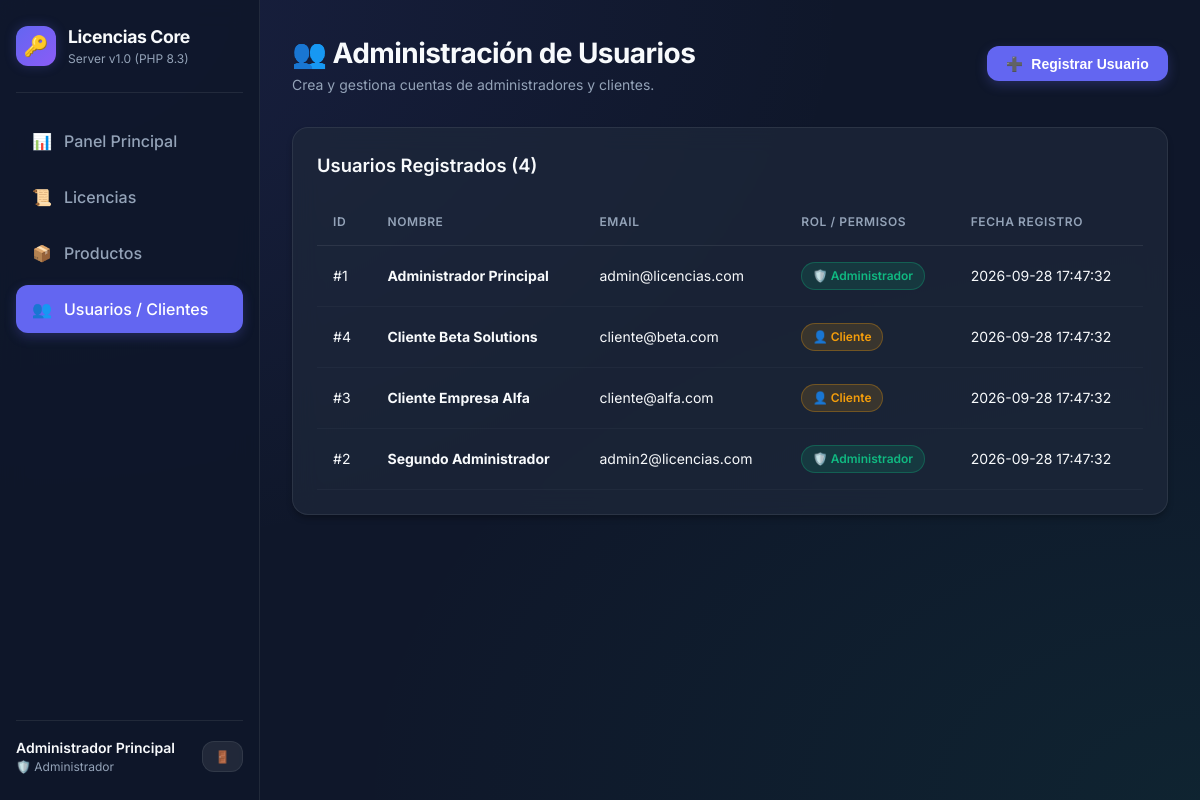
The page /clients.php (signed in) on the database its author committed.
### tables this page shows
CREATE TABLE IF NOT EXISTS `users` (
  `id` INT AUTO_INCREMENT PRIMARY KEY,
  `name` VARCHAR(100) NOT NULL,
  `email` VARCHAR(150) NOT NULL UNIQUE,
  `password` VARCHAR(255) NOT NULL,
  `role` ENUM('admin', 'client') NOT NULL DEFAULT 'client',
  `created_at` DATETIME DEFAULT CURRENT_TIMESTAMP
);

### config/database.php (called while the page is built, shortened)
<?php
return [
    'host' => '127.0.0.1',
    'port' => '3306',
    'dbname' => 'licencias_db',
    'charset' => 'utf8mb4',
    'username' => 'root',
    'password' => '',
    'options' => [
        PDO::ATTR_ERRMODE => PDO::ERRMODE_EXCEPTION,
        PDO::ATTR_DEFAULT_FETCH_MODE => PDO::FETCH_ASSOC,
        PDO::ATTR_EMULATE_PREPARES => false,
    ],
];

### src/Database.php (called while the page is built, shortened)
<?php
class Database {
    private static ?PDO $instance = null;
    public static function getConnection(): PDO {
        if (self::$instance === null) {
            $config = require __DIR__ . '/../config/database.php';
            $dsnWithoutDb = "mysql:host={$config['host']};port={$config['port']};charset={$config['charset']}";
            try {
                $pdo = new PDO($dsnWithoutDb, $config['username'], $config['password'], $config['options']);
                $pdo->exec("CREATE DATABASE IF NOT EXISTS `{$config['dbname']}` DEFAULT CHARACTER SET utf8mb4 COLLATE utf8mb4_unicode_ci;");
                $pdo->exec("USE `{$config['dbname']}`;");
                $tablesQuery = $pdo->query("SHOW TABLES LIKE 'users'");
                self::$instance = $pdo;
            } catch (PDOException $e) {
                die("Error de conexión a la Base de Datos: " . $e->getMessage() .
                    "<br><br>Por favor verifica que MySQL esté iniciado en XAMPP y los datos en config/database.php sean correctos.");
            }
        }
        return self::$instance;
    }
}

### src/LicenseManager.php (called while the page is built, shortened)
<?php
require_once __DIR__ . '/Database.php';
class LicenseManager {
    private PDO $db;
    public function __construct() {
        $this->db = Database::getConnection();
    }
    public function getAllClients(): array {
        $stmt = $this->db->query("SELECT id, name, email, role, created_at FROM users ORDER BY name ASC");
        return $stmt->fetchAll();
    }
}

### config/app.php (called while the page is built, shortened)
<?php
function sanitize(string $data): string {
    return htmlspecialchars(trim($data), ENT_QUOTES, 'UTF-8');
}

### clients.php (the view, shortened to what this page needs)
<?php
require_once __DIR__ . '/includes/header.php';
require_once __DIR__ . '/includes/sidebar.php';
require_once __DIR__ . '/src/LicenseManager.php';
$manager = new LicenseManager();
$users = $manager->getAllClients();
?>
<main class="main-content">
    <div class="header-bar">
        <div>
            <h1 class="page-title">👥 Administración de Usuarios</h1>
            <p class="page-desc">Crea y gestiona cuentas de administradores y clientes.</p>
        </div>
        <button class="btn btn-primary" data-modal-target="modal-new-user">
            <span>➕</span> Registrar Usuario
        </button>
    </div>
    <div class="card">
        <div class="card-header">
            <h2 class="card-title">Usuarios Registrados (<?php echo count($users); ?>)</h2>
        </div>
        <div class="table-container">
            <table class="table">
                <thead>
                    <tr>
                        <th>ID</th>
                        <th>Nombre</th>
                        <th>Email</th>
                        <th>Rol / Permisos</th>
                        <th>Fecha Registro</th>
                    </tr>
                </thead>
                <tbody>
                    <?php foreach ($users as $u): ?>
                        <tr>
                            <td>#<?php echo $u['id']; ?></td>
                            <td><strong><?php echo sanitize($u['name']); ?></strong></td>
                            <td><?php echo sanitize($u['email']); ?></td>
                            <td>
                                <?php if ($u['role'] === 'admin'): ?>
                                    <span class="badge badge-active">🛡️ Administrador</span>
                                <?php else: ?>
                                    <span class="badge badge-warning">👤 Cliente</span>
                                <?php endif; ?>
                            </td>
                            <td><?php echo $u['created_at']; ?></td>
                        </tr>
                    <?php endforeach; ?>
                </tbody>
            </table>
        </div>
    </div>
</main>
<?php require_once __DIR__ . '/includes/footer.php'; ?>

### assets/css/style.css (style rules this page uses)
:root { --bg-dark: #0f172a; --bg-card: rgba(30, 41, 59, 0.7); --bg-card-border: rgba(255, 255, 255, 0.08); --bg-hover: rgba(255, 255, 255, 0.05); --accent-primary: #6366f1; --accent-primary-hover: #4f46e5; --accent-glow: rgba(99, 102, 241, 0.25); --accent-success: #10b981; --accent-success-bg: rgba(16, 185, 129, 0.15); --accent-warning: #f59e0b; --accent-warning-bg: rgba(245, 158, 11, 0.15); --accent-danger: #ef4444; --accent-danger-bg: rgba(239, 68, 68, 0.15); --text-main: #f8fafc; --text-muted: #94a3b8; --text-dim: #64748b; --radius-sm: 8px; --radius-md: 12px; --radius-lg: 16px; --radius-full: 9999px; --shadow-sm: 0 4px 6px -1px rgba(0, 0, 0, 0.3); --shadow-lg: 0 10px 25px -5px rgba(0, 0, 0, 0.5), 0 0 15px var(--accent-glow); --backdrop-blur: blur(12px); --transition: all 0.25s cubic-bezier(0.4, 0, 0.2, 1); }
* { box-sizing: border-box; margin: 0; padding: 0; }
body { font-family: 'Inter', system-ui, -apple-system, sans-serif; background-color: var(--bg-dark); background-image: radial-gradient(at 0% 0%, rgba(99, 102, 241, 0.12) 0px, transparent 50%), radial-gradient(at 100% 100%, rgba(16, 185, 129, 0.08) 0px, transparent 50%); color: var(--text-main); min-height: 100vh; display: flex; flex-direction: column; line-height: 1.5; }
.main-content { flex: 1; padding: 2rem; overflow-y: auto; }
.header-bar { display: flex; justify-content: space-between; align-items: center; margin-bottom: 2rem; }
.page-title { font-size: 1.75rem; font-weight: 700; letter-spacing: -0.02em; }
.page-desc { font-size: 0.875rem; color: var(--text-muted); }
.card { background: var(--bg-card); border: 1px solid var(--bg-card-border); border-radius: var(--radius-lg); padding: 1.5rem; backdrop-filter: var(--backdrop-blur); margin-bottom: 2rem; box-shadow: var(--shadow-sm); }
.card-header { display: flex; justify-content: space-between; align-items: center; margin-bottom: 1.25rem; }
.card-title { font-size: 1.15rem; font-weight: 600; }
.table-container { width: 100%; overflow-x: auto; }
.table { width: 100%; border-collapse: collapse; text-align: left; }
.table th { padding: 0.85rem 1rem; font-size: 0.75rem; font-weight: 600; text-transform: uppercase; letter-spacing: 0.05em; color: var(--text-muted); border-bottom: 1px solid var(--bg-card-border); }
.table td { padding: 1rem; border-bottom: 1px solid rgba(255, 255, 255, 0.03); font-size: 0.875rem; vertical-align: middle; }
.badge { display: inline-flex; align-items: center; gap: 0.35rem; padding: 0.25rem 0.65rem; border-radius: var(--radius-full); font-size: 0.75rem; font-weight: 600; text-transform: capitalize; }
.badge-active { background: var(--accent-success-bg); color: var(--accent-success); border: 1px solid rgba(16, 185, 129, 0.3); }
.badge-warning { background: var(--accent-warning-bg); color: var(--accent-warning); border: 1px solid rgba(245, 158, 11, 0.3); }
.btn { display: inline-flex; align-items: center; justify-content: center; gap: 0.5rem; padding: 0.6rem 1.2rem; border-radius: var(--radius-md); font-size: 0.875rem; font-weight: 600; cursor: pointer; border: none; transition: var(--transition); text-decoration: none; }
.btn-primary { background: var(--accent-primary); color: white; box-shadow: 0 4px 12px var(--accent-glow); }

### rows shown on the page
users: id "1", name "Administrador Principal", email "admin@licencias.com", role "🛡️ Administrador", created_at "2026-09-28 17:47:32"
users: id "4", name "Cliente Beta Solutions", email "cliente@beta.com", role "👤 Cliente", created_at "2026-09-28 17:47:32"
users: id "3", name "Cliente Empresa Alfa", email "cliente@alfa.com", role "👤 Cliente", created_at "2026-09-28 17:47:32"
users: id "2", name "Segundo Administrador", email "admin2@licencias.com", role "🛡️ Administrador", created_at "2026-09-28 17:47:32"

### other values the page prints
$currentUser['name'] "Administrador Principal"
count($users) "4"
